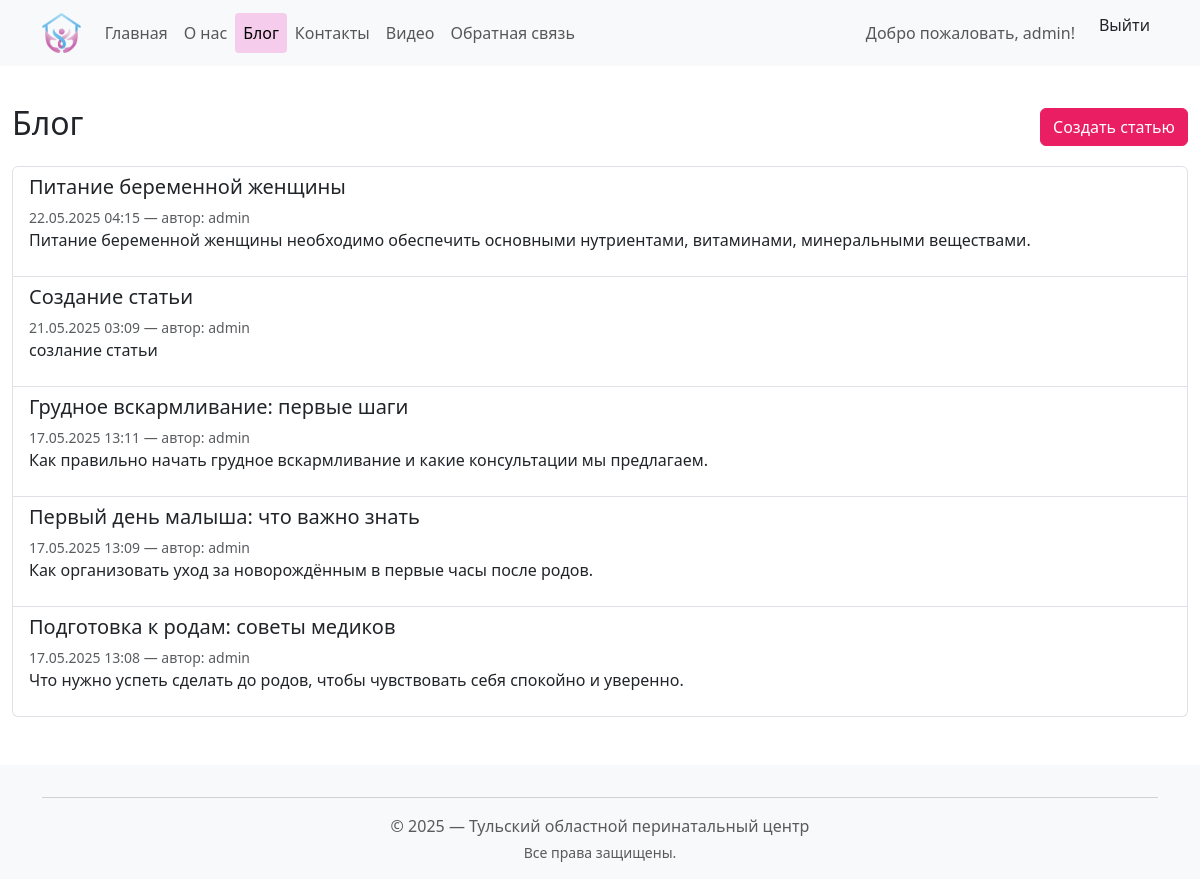
Page /blog/ (signed in) on the committed database.
### app/models.py (models this page shows, shortened)
class Blog(models.Model):
    title   = models.CharField('Заголовок', max_length=200)
    summary = models.TextField('Краткое содержание', max_length=500)
    image   = models.ImageField(
        'Изображение',
        upload_to='blog_images/',
        blank=True,
        null=True
    )
    content = models.TextField('Полное содержание')
    posted  = models.DateTimeField('Опубликована', default=datetime.now, db_index=True)
    author  = models.ForeignKey(
        User,
        null=True,
        blank=True,
        on_delete=models.SET_NULL,
        verbose_name="Автор"
    )
    def get_absolute_url(self):
        return reverse('app:blog_detail', args=[str(self.id)])
    class Meta:
        verbose_name = 'Статья блога'
        verbose_name_plural = 'Статьи блога'
        ordering = ['-posted']

### app/views.py (the view)
# urls.py: path('blog/',          views.blog_list,    name='blog_list'),
def blog_list(request):
    posts = Blog.objects.all()
    return render(request, 'app/blog_list.html', {
        'title': 'Блог',
        'posts': posts,
        'year':  datetime.now().year,
    })

### app/templates/app/blog_list.html (shortened to what this page needs)
﻿{% extends 'app/layout.html' %}
{% load static %}
{% block content %}
<div class="d-flex justify-content-between align-items-center mb-3">
    <h2>Блог</h2>
    {% if user.is_superuser %}
    <a href="{% url 'app:blog_create' %}"
       class="btn btn-pink">
        Создать статью
    </a>
    {% endif %}
</div>
<div class="list-group">
    {% for post in posts %}
    <a class="list-group-item list-group-item-action" href="{{ post.get_absolute_url }}">
        <h5>{{ post.title }}</h5>
        <small class="text-muted">
            {{ post.posted|date:"d.m.Y H:i" }}
            {% if post.author %}
            — автор: {{ post.author.username }}
            {% endif %}
        </small>
        <p>{{ post.summary }}</p>
    </a>
    {% empty %}
    <p>Статей пока нет.</p>
    {% endfor %}
</div>
{% endblock %}

### app/templates/app/layout.html (shortened to what this page needs)
﻿{% load static %}
<!DOCTYPE html>
<html lang="ru">
<head>
    <link href="https://cdn.jsdelivr.net/npm/bootstrap@5.3.0/dist/css/bootstrap.min.css"
          rel="stylesheet">
    <link rel="stylesheet" href="{% static 'app/content/site.css' %}">
</head>
<body>
    <nav class="navbar navbar-expand-lg navbar-light bg-light fixed-top">
        <div class="container">
            <a class="navbar-brand" href="{% url 'app:index' %}">
                <img src="{% static 'app/content/logo.png' %}" height="40" alt="Логотип">
            </a>
            <div class="collapse navbar-collapse" id="nav">
                <ul class="navbar-nav me-auto">
                    <li class="nav-item">
                        <a class="nav-link {% if request.resolver_match.url_name == 'index' %}active{% endif %}"
                           href="{% url 'app:index' %}">Главная</a>
                    </li>
                    <li class="nav-item">
                        <a class="nav-link {% if request.resolver_match.url_name == 'about' %}active{% endif %}"
                           href="{% url 'app:about' %}">О нас</a>
                    </li>
                    <li class="nav-item">
                        <a class="nav-link
               {% if request.resolver_match.url_name == 'blog_list' or request.resolver_match.url_name == 'blog_detail' %}
                 active
               {% endif %}"
                           href="{% url 'app:blog_list' %}">Блог</a>
                    </li>
                    <li class="nav-item">
                        <a class="nav-link {% if request.resolver_match.url_name == 'contact' %}active{% endif %}"
                           href="{% url 'app:contact' %}">Контакты</a>
                    </li>
                    <li class="nav-item">
                        <a class="nav-link {% if request.resolver_match.url_name == 'video_list' %}active{% endif %}"
                           href="{% url 'app:video_list' %}">Видео</a>
                    </li>
                    <li class="nav-item">
                        <a class="nav-link {% if request.resolver_match.url_name == 'feedback' %}active{% endif %}"
                           href="{% url 'app:feedback' %}">Обратная связь</a>
                    </li>
                </ul>
                {% if user.is_authenticated %}
                <span class="navbar-text me-3">
                    Добро пожаловать, {{ user.username }}!
                </span>
                <form method="post" action="{% url 'app:logout' %}" style="display:inline;">
                    <button type="submit" class="btn btn-link nav-link px-2">Выйти</button>
                </form>
                {% else %}
                <ul class="navbar-nav">
                    <li class="nav-item"><a class="nav-link" href="{% url 'app:login' %}">Вход</a></li>
                    <li class="nav-item"><a class="nav-link" href="{% url 'app:registration' %}">Регистрация</a></li>
                </ul>
                {% endif %}
            </div>
        </div>
    </nav>
    <div class="container-fluid" style="padding-top:80px;">
        {% block content %}{% endblock %}
    </div>
    <footer class="bg-light text-center text-muted py-3 mt-5">
        <div class="container">
            <hr>
            <p class="mb-1">© {{ year }} — Тульский областной перинатальный центр</p>
            <p class="small mb-0">Все права защищены.</p>
        </div>
    </footer>
</body>
</html>

### app/static/app/content/site.css (style rules this page uses)
.nav-link { transition: background-color 0.3s ease; }
.btn-pink { background-color: #e91e63; border-color: #e91e63; color: #fff; }

### rows in the picture
Blog: title "Питание беременной женщины", posted "22.05.2025 04:15", author.username "admin", summary "Питание беременной женщины необходимо обеспечить основными нутриентами, витаминами, минеральными веществами."
Blog: title "Создание статьи", posted "21.05.2025 03:09", author.username "admin", summary "созлание статьи"
Blog: title "Грудное вскармливание: первые шаги", posted "17.05.2025 13:11", author.username "admin", summary "Как правильно начать грудное вскармливание и какие консультации мы предлагаем."
Blog: title "Первый день малыша: что важно знать", posted "17.05.2025 13:09", author.username "admin", summary "Как организовать уход за новорождённым в первые часы после родов."
Blog: title "Подготовка к родам: советы медиков", posted "17.05.2025 13:08", author.username "admin", summary "Что нужно успеть сделать до родов, чтобы чувствовать себя спокойно и уверенно."

### other values in the picture
{{ user.username }} "admin"
